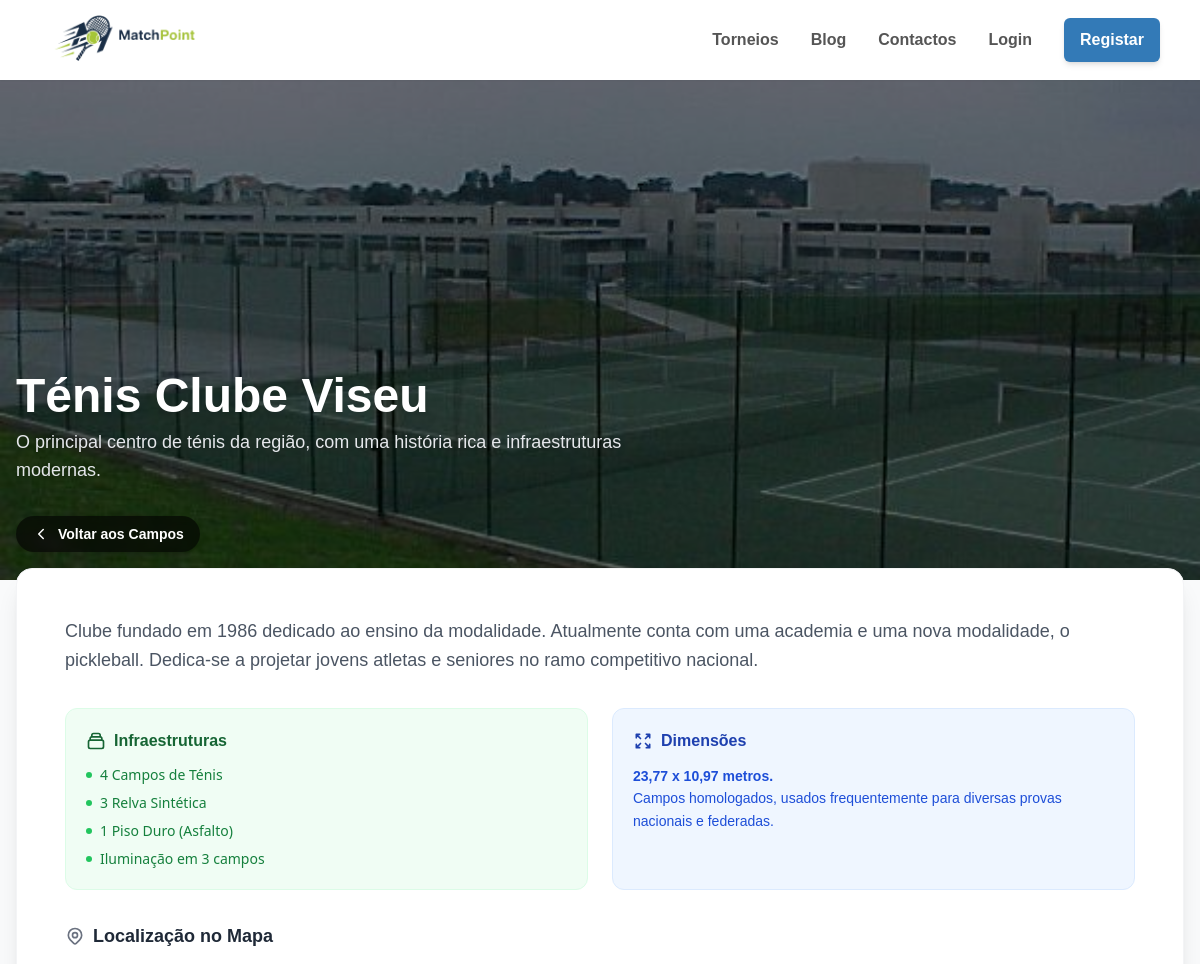
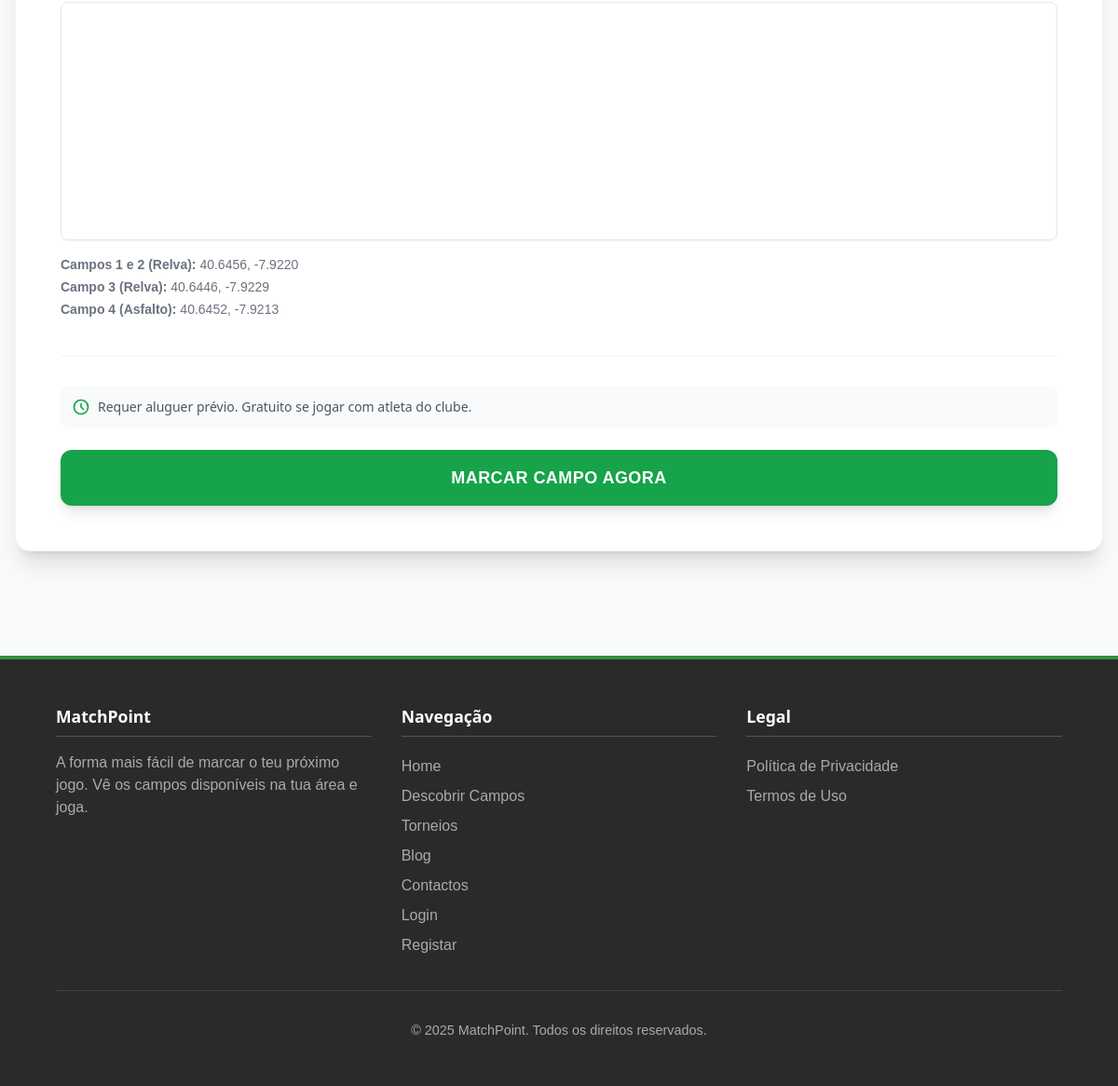
Page /detalhe_campo.php?id=1 on the committed database (2 pictures, top to bottom).
### tables this page shows
CREATE TABLE IF NOT EXISTS `campos` (
  `id` int NOT NULL AUTO_INCREMENT,
  `nome` varchar(255) NOT NULL,
  `subtitulo` varchar(255) NOT NULL,
  `imagem_hero` varchar(255) NOT NULL,
  `tipo_badge` varchar(50) NOT NULL,
  `descricao_principal` text NOT NULL,
  `infraestruturas_html` text NOT NULL,
  `dimensoes_texto` text NOT NULL,
  `mapa_src` text NOT NULL,
  `coordenadas_html` text NOT NULL,
  `horario_texto` varchar(255) NOT NULL,
  `fecho` int DEFAULT '20',
  `preco_por_hora` decimal(10,2) DEFAULT '0.00',
  PRIMARY KEY (`id`)
);

### detalhe_campo.php (the view, shortened to what this page needs)
<?php
require('includes/connection.php');
if(isset($_GET['id'])){
    $campoId = $_GET['id'];
} else {
    header('Location: localizações.php');
    exit;
}
$sql = 'SELECT * FROM campos WHERE id = :id';
$stmt = $dbh->prepare($sql);
$stmt->bindValue(':id', $campoId);
$stmt->execute();
$campo = $stmt->fetchObject();
require('includes/header.php');
?>
    <link rel="stylesheet" href="css/detalhe.css">
    <link rel="stylesheet" href="css/detalhes_campos.css">
    <section class="hero-detalhes relative h-[400px] md:h-[500px] flex items-end pb-24 bg-cover bg-center" style="background-image: url('<?= $campo->imagem_hero ?>');">
        <div class="absolute inset-0 bg-black/50"></div>
        <div class="relative z-10 max-w-7xl mx-auto px-4 w-full flex flex-col items-start">
            <h1 class="text-4xl md:text-5xl font-bold text-white drop-shadow-lg text-left">
                <?= $campo->nome ?>
            </h1>
            <p class="text-gray-200 text-lg mt-2 max-w-2xl drop-shadow-md">
                <?= $campo->subtitulo ?>
            </p>
        </div>
    </section>
    <main class="max-w-7xl mx-auto px-4 pb-16 -mt-16 relative z-20">
        <div class="mb-4">
            <a href="localizacoes.php" class="inline-flex items-center text-white hover:text-green-400 font-bold transition text-sm bg-black/60 hover:bg-black/80 px-4 py-2 rounded-full backdrop-blur-sm shadow-md">
                <svg xmlns="http://www.w3.org/2000/svg" width="18" height="18" viewBox="0 0 24 24" fill="none" stroke="currentColor" stroke-width="2" stroke-linecap="round" stroke-linejoin="round" class="mr-2"><path d="m15 18-6-6 6-6"/></svg>
                Voltar aos Campos
            </a>
        </div>
        <div class="discover-container bg-white rounded-2xl shadow-xl border border-gray-100 overflow-hidden">
            <section class="discover-description p-8 lg:p-12">
                <p class="text-gray-600 leading-relaxed mb-8 text-lg">
                    <?= $campo->descricao_principal ?>
                </p>
                <div class="grid grid-cols-1 sm:grid-cols-2 gap-6 mb-8">
                    <div class="bg-green-50 p-5 rounded-xl border border-green-100">
                        <h3 class="flex items-center text-green-800 font-bold mb-3">
                            <svg class="w-5 h-5 mr-2" fill="none" stroke="currentColor" viewBox="0 0 24 24"><path stroke-linecap="round" stroke-linejoin="round" stroke-width="2" d="M19 11H5m14 0a2 2 0 012 2v6a2 2 0 01-2 2H5a2 2 0 01-2-2v-6a2 2 0 012-2m14 0V9a2 2 0 00-2-2M5 11V9a2 2 0 012-2m0 0V5a2 2 0 012-2h6a2 2 0 012 2v2M7 7h10"></path></svg>
                            Infraestruturas
                        </h3>
                        <ul class="text-sm text-green-700 space-y-2">
                            <?= $campo->infraestruturas_html ?>
                        </ul>
                    </div>
                    <div class="bg-blue-50 p-5 rounded-xl border border-blue-100">
                        <h3 class="flex items-center text-blue-800 font-bold mb-3">
                            <svg class="w-5 h-5 mr-2" fill="none" stroke="currentColor" viewBox="0 0 24 24"><path stroke-linecap="round" stroke-linejoin="round" stroke-width="2" d="M4 8V4m0 0h4M4 4l5 5m11-1V4m0 0h-4m4 0l-5 5M4 16v4m0 0h4m-4 0l5-5m11 5l-5-5m5 5v-4m0 4h-4"></path></svg>
                            Dimensões
                        </h3>
                        <p class="text-sm text-blue-700 leading-relaxed">
                            <?= $campo->dimensoes_texto ?>
                        </p>
                    </div>
                </div>
                <div class="mb-8">
                    <h3 class="text-lg font-bold text-gray-800 mb-4 flex items-center">
                        Localização no Mapa
                    </h3>
                    <div class="relative w-full h-64 rounded-lg overflow-hidden border border-gray-200 shadow-sm">
                        <iframe src="<?= $campo->mapa_src ?>"
                            class="absolute inset-0 w-full h-full border-0"
                            allowfullscreen="" loading="lazy">
                        </iframe>
                    </div>
                    <div class="mt-4 text-sm text-gray-500 space-y-1">
                        <?= $campo->coordenadas_html ?>
                    </div>
                </div>
                <div class="mt-10 border-t border-gray-100 pt-8">
                    <div class="flex flex-col sm:flex-row sm:items-center gap-4 mb-6">
                        <div class="flex items-center gap-2 text-sm text-gray-600 bg-gray-50 p-3 rounded-lg w-full">
                            <svg class="w-5 h-5 text-green-600" fill="none" stroke="currentColor" viewBox="0 0 24 24"><path stroke-linecap="round" stroke-linejoin="round" stroke-width="2" d="M12 8v4l3 3m6-3a9 9 0 11-18 0 9 9 0 0118 0z"></path></svg>
                            <span><?= $campo->horario_texto ?></span>
                        </div>
                    </div>
                    <a href="marcar_campo.php?campo_id=<?= $campo->id ?>" class="btn-marcar block w-full text-center bg-green-600 text-white font-bold py-4 rounded-xl hover:bg-green-700 transition shadow-lg hover:shadow-xl transform hover:-translate-y-1 text-lg uppercase tracking-wide">
                        Marcar Campo Agora
                    </a>
                </div>
            </section>
        </div>
    </main>
<?php require('includes/footer.php'); ?>

### css/comum.css (style rules this page uses)
body, h1, h2, h3, p, a { margin: 0; padding: 0; font-family: Arial, sans-serif; box-sizing: border-box; }

### css/detalhe.css (style rules this page uses)
body, h1, h2, h3, p, a { margin: 0; padding: 0; font-family: Arial, sans-serif; box-sizing: border-box; }

### css/detalhes_campos.css (style rules this page uses)
.btn-marcar { text-decoration: none; display: inline-block; }
.hero-detalhes { background-size: cover; background-position: center; }

### includes/header.php (style rules this page uses)
h1, h2, h3, h4, h5, h6 { font-weight: 700 !important; }
strong, b { font-weight: 700 !important; }

### rows in the picture
campos: imagem_hero (picture), nome "Ténis Clube Viseu", subtitulo "O principal centro de ténis da região, com uma história rica e infraestruturas modernas.", descricao_principal "Clube fundado em 1986 dedicado ao ensino da modalidade. Atualmente conta com uma academia e uma nova modalidade, o pickleball. Dedica-se a projetar jovens atletas e seniores no ramo competitivo nacional.", infraestruturas_html "4 Campos de Ténis 3 Relva Sintética 1 Piso Duro (Asfalto) Iluminação em 3 campos", dimensoes_texto "23,77 x 10,97 metros. Campos homologados, usados frequentemente para diversas provas nacionais e federadas.", coordenadas_html "Campos 1 e 2 (Relva): 40.6456, -7.9220 Campo 3 (Relva): 40.6446, -7.9229 Campo 4 (Asfalto): 40.6452, -7.9213", horario_texto "Requer aluguer prévio. Gratuito se jogar com atleta do clube."
